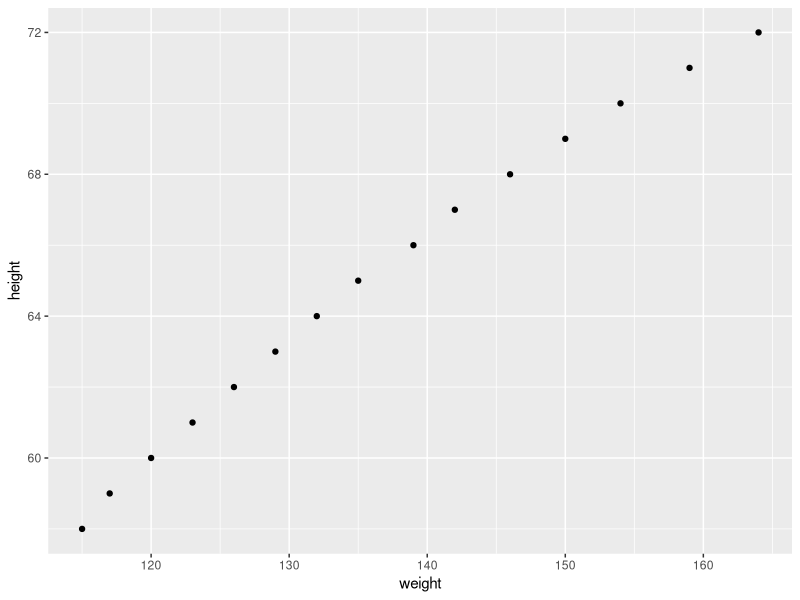
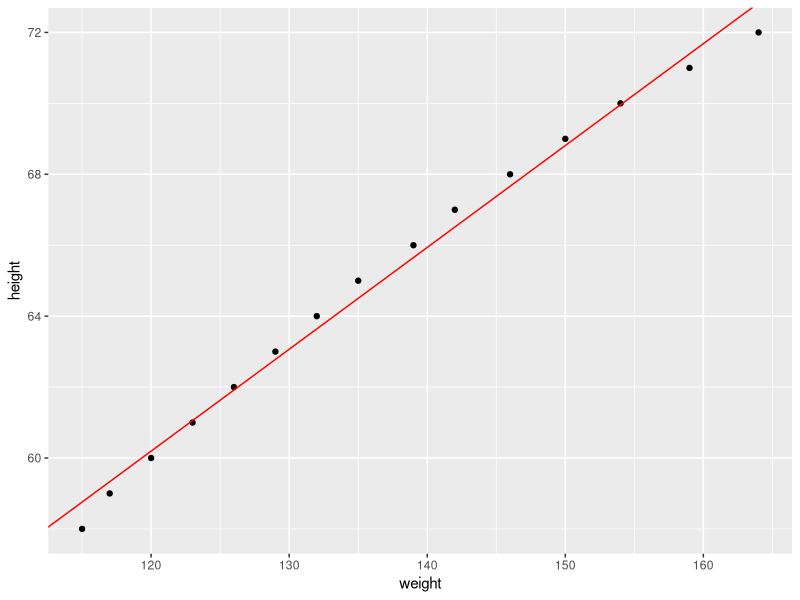
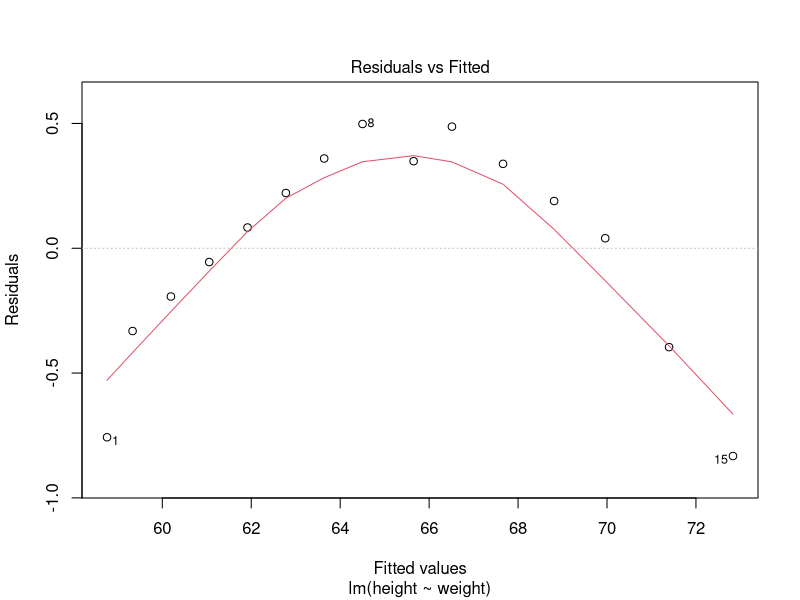
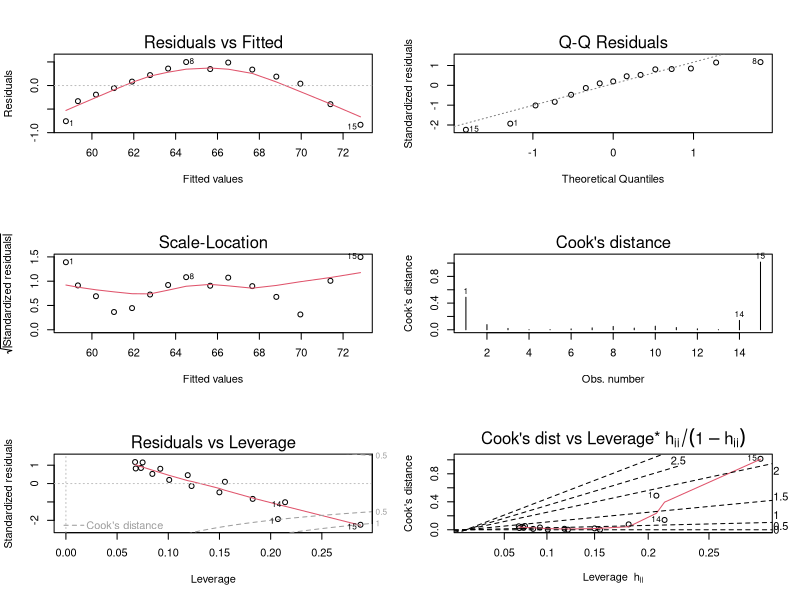
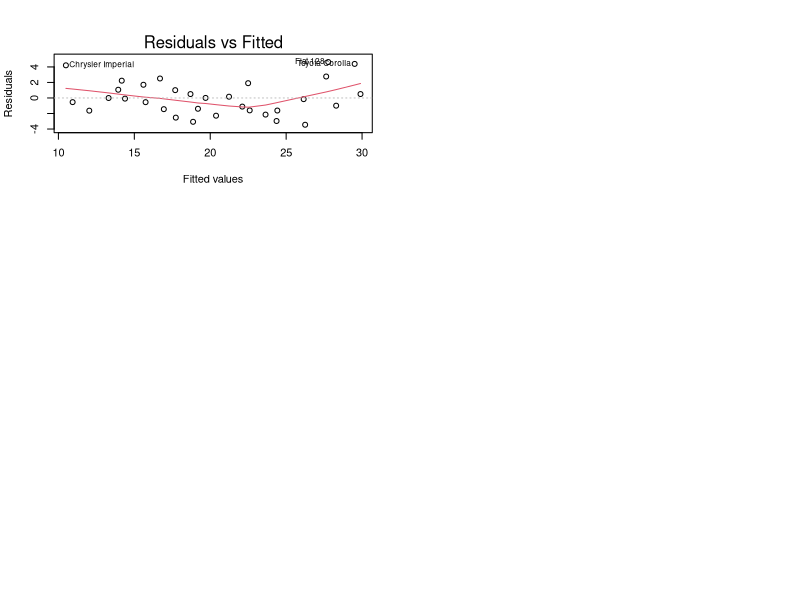
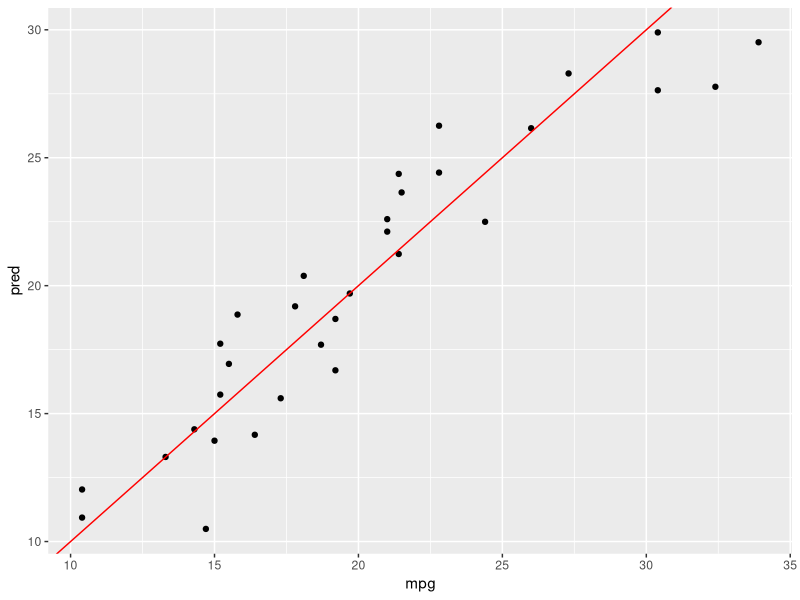

Write the R code that produced these figures, in order.
## ---- chunk 1
library(tidyverse)
library(MASS)
data("women")
str(women)
## ---- chunk 2
summary(women)
## ---- chunk 3
ggplot(data=women,aes(x=weight,y=height))+geom_point()
## ---- chunk 4
cor.test(women$weight,women$height)
## ---- chunk 5
womenModel <- lm(height ~ weight, data = women)

## ---- chunk 6
summary(womenModel)
## ---- chunk 7
ggplot(data=women,aes(x=weight,y=height))+
geom_point() +
geom_abline(mapping=aes(slope=womenModel$coefficients[2],
intercept=womenModel$coefficients[1]),color='red')

## ---- chunk 8
plot (womenModel,which=1)
## ---- chunk 9
layout(matrix(1:6,ncol=2,byrow=TRUE))
plot(womenModel,1:6)
## ---- chunk 10
newWomen<-data.frame(weight=c(130,170))
predict(womenModel,newdata=newWomen)
## ---- chunk 11
predict(womenModel,newdata=newWomen,interval="confidence")
## ---- chunk 12
predict(womenModel,newdata=newWomen,interval="prediction")
## ---- chunk 13
shapiro.test(women$weight)
shapiro.test(women$height)
## ---- chunk 14
?faithful
## ---- chunk 15
faithfulModel <- lm(eruptions ~ waiting, data = faithful)
## ---- chunk 16
newfaithful<-data.frame(waiting=c(80))
predict(faithfulModel,newdata = newfaithful)
## ---- chunk 17
data("mtcars")
?mtcars
View(mtcars)
## ---- chunk 18
mpgModel<-lm(formula=mpg~cyl+disp+hp+drat+wt+qsec+vs+am+gear+carb ,
data = mtcars )
summary( mpgModel)
## ---- chunk 19
plot ( mpgModel , which =1)
## ---- chunk 20
mpgPredictions <-data.frame(mpg=mtcars$mpg , pred=mpgModel$fitted.values )
mpgPredictions
## ---- chunk 21
ggplot ( data = mpgPredictions , aes ( x = mpg , y = pred )) +
geom_point () +
geom_abline ( mapping = aes ( slope =1 , intercept =0) , color = 'red')
## ---- chunk 22
reducedModel <-step ( mpgModel , direction = "backward" )
summary ( reducedModel )
## ---- chunk 23
newMpgModel <- lm(mpg ~ wt, data = mtcars)
## ---- chunk 24
summary(newMpgModel)
